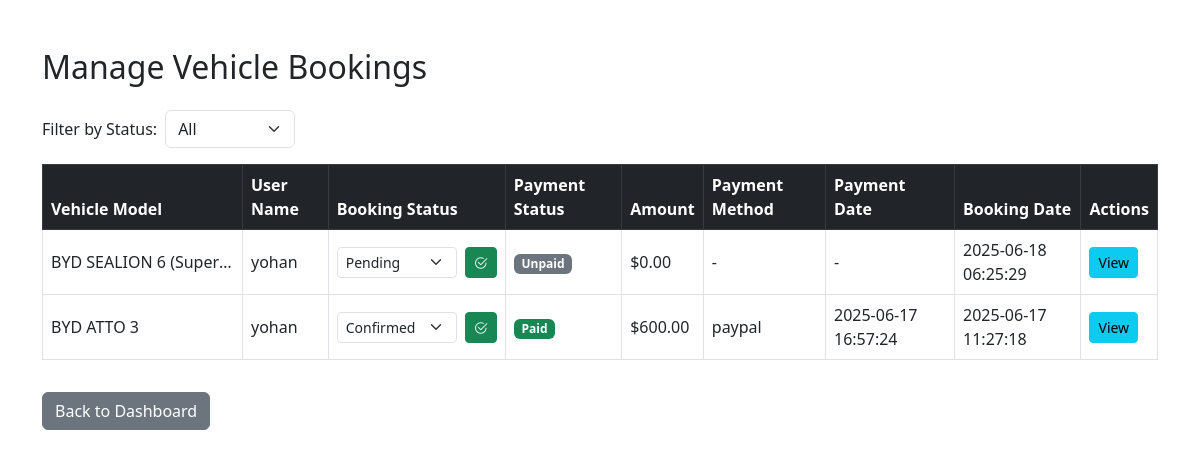
Screenshot of /company/manage_vehicle_bookings.php (signed in) with the database file from the repository.
### tables this page shows
CREATE TABLE `vehicle_bookings` (
  `booking_id` int(11) NOT NULL,
  `vehicle_id` int(11) NOT NULL,
  `user_id` int(11) NOT NULL,
  `booking_start` date NOT NULL,
  `booking_end` date NOT NULL,
  `total_price` decimal(10,2) NOT NULL,
  `status` enum('pending','confirmed','cancelled','completed') DEFAULT 'pending',
  `created_at` timestamp NOT NULL DEFAULT current_timestamp(),
  `payment_status` enum('unpaid','paid') NOT NULL DEFAULT 'unpaid',
  `payment_method` varchar(20) DEFAULT NULL
);

CREATE TABLE `vehicles` (
  `vehicle_id` int(11) NOT NULL,
  `company_id` int(11) DEFAULT NULL,
  `model` varchar(100) DEFAULT NULL,
  `type` varchar(50) DEFAULT NULL,
  `capacity` int(11) DEFAULT NULL,
  `rental_price` decimal(10,2) DEFAULT NULL,
  `image` varchar(255) DEFAULT NULL,
  `description` text DEFAULT NULL,
  `features` text DEFAULT NULL,
  `registration_number` varchar(50) DEFAULT NULL,
  `fuel_type` varchar(50) DEFAULT NULL,
  `availability` tinyint(1) DEFAULT 1,
  `created_at` timestamp NOT NULL DEFAULT current_timestamp(),
  `image_gallery` text DEFAULT NULL
);

CREATE TABLE `users` (
  `user_id` int(11) NOT NULL,
  `name` varchar(100) NOT NULL,
  `email` varchar(150) NOT NULL,
  `contact` varchar(20) DEFAULT NULL,
  `password` varchar(255) NOT NULL,
  `is_verified` tinyint(1) DEFAULT 0,
  `created_at` timestamp NOT NULL DEFAULT current_timestamp(),
  `status` varchar(50) DEFAULT 'active',
  `role` varchar(50) DEFAULT 'user',
  `profile_pic` varchar(255) DEFAULT NULL,
  `contact_number` varchar(20) DEFAULT NULL,
  `country` varchar(100) DEFAULT NULL
);

CREATE TABLE `vehicle_payments` (
  `payment_id` int(11) NOT NULL,
  `booking_id` int(11) NOT NULL,
  `user_id` int(11) NOT NULL,
  `amount` decimal(10,2) NOT NULL,
  `payment_method` varchar(50) NOT NULL,
  `payment_date` datetime NOT NULL DEFAULT current_timestamp(),
  `status` varchar(50) NOT NULL DEFAULT 'Paid'
);

### company/manage_vehicle_bookings.php (the view, shortened to what this page needs)
<?php
include '../config/db.php';
$company_id = $_SESSION['company_id'];
$status_filter = isset($_GET['status']) ? $_GET['status'] : 'all';
$sql = "
    SELECT
        vb.*,
        v.model,
        v.image,
        vp.amount,
        vp.payment_method,
        vp.payment_date,
        vp.status AS payment_status,
        u.name AS name
    FROM vehicle_bookings vb
    JOIN vehicles v ON vb.vehicle_id = v.vehicle_id
    LEFT JOIN vehicle_payments vp ON vb.booking_id = vp.booking_id
    JOIN users u ON vb.user_id = u.user_id
    WHERE v.company_id = ?
";
$params = [$company_id];
$sql .= " ORDER BY vb.created_at DESC";
$stmt = $conn->prepare($sql);
$stmt->execute($params);
$bookings = $stmt->fetchAll(PDO::FETCH_ASSOC);
?>
<!DOCTYPE html>
<html lang="en">
<head>
  <link href="https://cdn.jsdelivr.net/npm/bootstrap@5.3.0/dist/css/bootstrap.min.css" rel="stylesheet" />
</head>
<body>
  <div class="container mt-5">
    <h2 class="mb-4">Manage Vehicle Bookings</h2>
    <form method="GET" class="mb-3">
      <div class="row g-2 align-items-center">
        <div class="col-auto">
          <label for="status" class="col-form-label">Filter by Status:</label>
        </div>
        <div class="col-auto">
          <select name="status" id="status" class="form-select" onchange="this.form.submit()">
            <option value="all" <?= $status_filter == 'all' ? 'selected' : '' ?>>All</option>
          </select>
        </div>
      </div>
    </form>
    <table class="table table-bordered table-hover align-middle">
      <thead class="table-dark">
        <tr>
          <th>Vehicle Model</th>
          <th>User Name</th>
          <th>Booking Status</th>
          <th>Payment Status</th>
          <th>Amount</th>
          <th>Payment Method</th>
          <th>Payment Date</th>
          <th>Booking Date</th>
          <th>Actions</th>
        </tr>
      </thead>
      <tbody>
        <?php if ($bookings): ?>
          <?php foreach ($bookings as $booking): ?>
            <tr>
              <td class="truncate" title="<?= htmlspecialchars($booking['model']) ?>"><?= htmlspecialchars($booking['model']) ?></td>
              <td><?= htmlspecialchars($booking['name']) ?></td>
              <td>
                <form method="post" action="update_booking_status.php" class="d-flex align-items-center gap-2">
                  <select name="status" class="form-select form-select-sm" style="width:120px;">
                    <option value="pending" <?= $booking['status'] === 'pending' ? 'selected' : '' ?>>Pending</option>
                    <option value="confirmed" <?= $booking['status'] === 'confirmed' ? 'selected' : '' ?>>Confirmed</option>
                  </select>
                  <button type="submit" class="btn btn-sm btn-success" title="Update status">
                    <i class="bi bi-check2-circle"></i>
                  </button>
                </form>
              </td>
              <td>
                <span class="badge
                <?= strtolower($booking['payment_status']) === 'paid' ? 'bg-success' : (strtolower($booking['payment_status']) === 'pending' ? 'bg-warning' : 'bg-secondary') ?>">
                  <?= htmlspecialchars($booking['payment_status'] ?? 'Unpaid') ?>
                </span>
              </td>
              <td>$<?= number_format($booking['amount'] ?? 0, 2) ?></td>
              <td><?= htmlspecialchars($booking['payment_method'] ?? '-') ?></td>
              <td><?= htmlspecialchars($booking['payment_date'] ?? '-') ?></td>
              <td><?= htmlspecialchars($booking['created_at']) ?></td>
              <td>
                <button class="btn btn-info btn-sm" data-bs-toggle="modal" data-bs-target="#viewModal<?= $booking['booking_id'] ?>">View</button>
              </td>
            </tr>
          <?php endforeach; ?>
        <?php else: ?>
          <tr>
            <td colspan="10" class="text-center">No bookings found.</td>
          </tr>
        <?php endif; ?>
      </tbody>
    </table>
    <a href="transport_dashboard.php" class="btn btn-secondary mt-3">Back to Dashboard</a>
  </div>
  <link rel="stylesheet" href="https://cdn.jsdelivr.net/npm/bootstrap-icons@1.10.5/font/bootstrap-icons.css" />
</body>
</html>

### company/manage_vehicle_bookings.php (style rules this page uses)
.truncate { max-width: 200px; white-space: nowrap; overflow: hidden; text-overflow: ellipsis; }

### rows the page displays
vehicle_bookings: vehicle.model "BYD SEALION 6 (Super…", user.name "yohan", status "Pending", payment_status "Unpaid", amount "0.00", payment_method "-", payment_date "-", created_at "2025-06-18 06:25:29"
vehicle_bookings: vehicle.model "BYD ATTO 3", user.name "yohan", status "Confirmed", vehicle_payments.status "Paid", vehicle_payments.amount "600.00", vehicle_payments.payment_method "paypal", vehicle_payments.payment_date "2025-06-17 16:57:24", created_at "2025-06-17 11:27:18"
